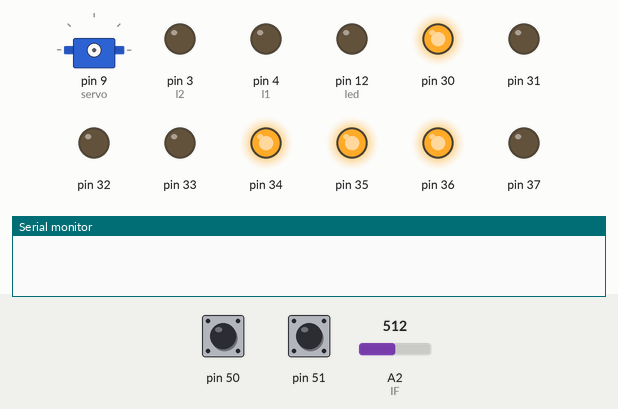
Simulated run of this sketch. Board: Arduino Mega 2560, built with avr-gcc and run on an emulated ATmega2560. On the bench: servo, output pins drawn as LEDs (lit = HIGH), the last lines printed to the serial monitor. Dashed ring = blinking. The inputs (shaded band) are chosen by the test bench; at power-on: pin 51 HIGH, A2 (IF) = 512, pin 50 HIGH. Pins used as bus, display or sensor lines are not drawn.

Above: at 0.8 s.
0.9 s: pin 51 pulled LOW for 0.15 s
At 2.3 s:
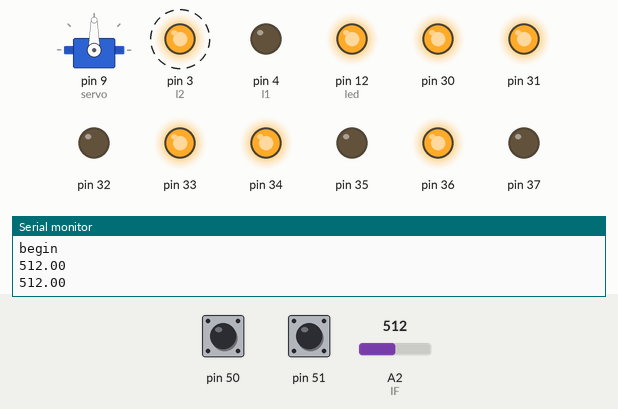
3.9 s: A2 (IF) set to 460
6.9 s: A2 (IF) set to 439
At 7.7 s:
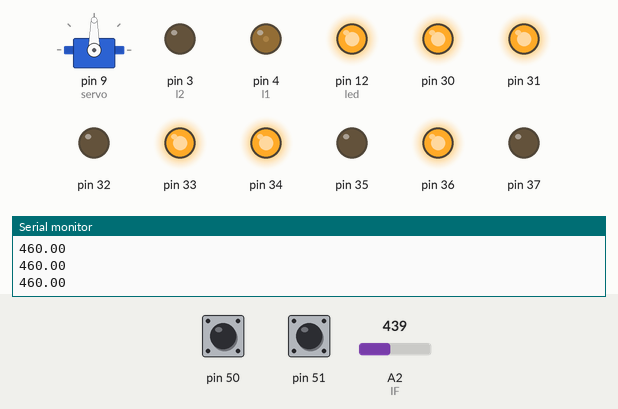
9.9 s: A2 (IF) set to 361
12.9 s: A2 (IF) set to 339
At 13.05 s:
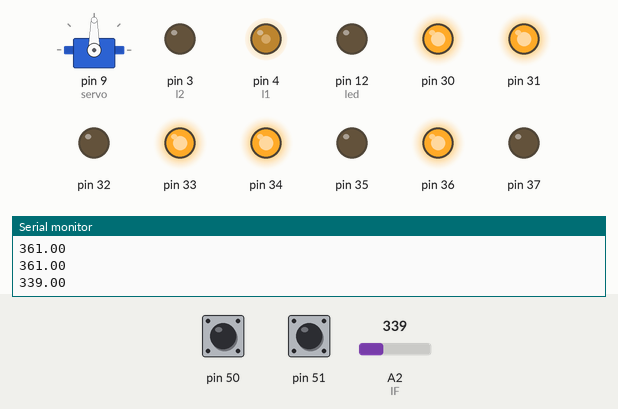
15.9 s: A2 (IF) set to 511
At 18.49 s:
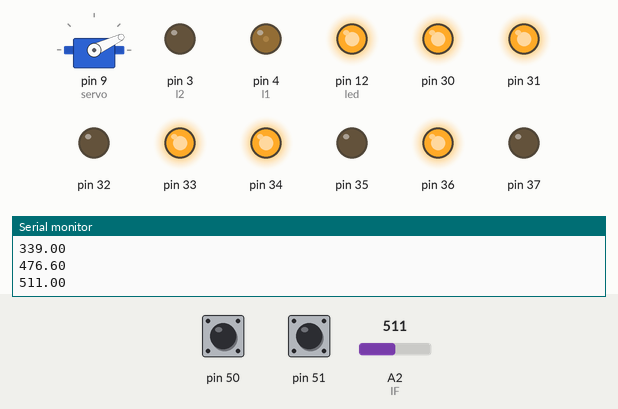
Timing chart, 0 to 19.9 s (numbered marks = the images above; inputs shaded):
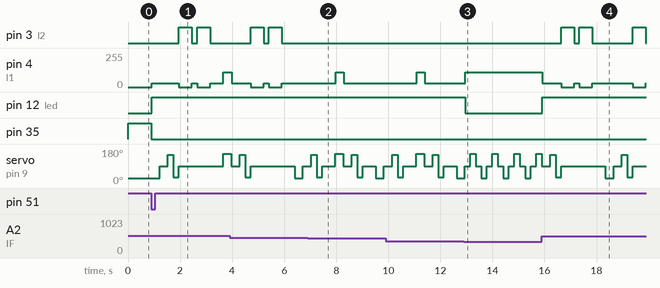

The sketch:

car6.ino
```cpp
#include <IRremote.h>
#include <Servo.h>
int RECV_PIN = 11;
boolean red=false;
IRrecv re(RECV_PIN);
decode_results results;
#define r1 6
#define r2 5
#define l1 4
#define l2 3

#define led 12
#define trig 24
#define echo 25
#define IF A2
const int high = 350;

#define st 0x1FAEC0E9
#define up 0xBAD3529A
#define dw 0x4B3DE971
#define rt 0x86496FDA
#define lt 0x2AC4BB31
#define ur 0xDB37230C
#define ul 0xDB37230F
#define dr 0xD397D03E
#define dl 0xD397D03D

const int center = 90;
int path = center;
byte x=1;
Servo servo;
byte mode=2 ;
int number[][8] = {
	{1,1,1,1,1,1,0,0}, //0
	{0,1,1,0,0,0,0,0}, //1
	{1,1,0,1,1,0,1,0}, //2
	{1,1,1,1,0,0,1,0}, //3
	{0,1,1,0,0,1,1,0}, //4
	{1,0,1,1,0,1,1,0}, //5
	{1,0,1,1,1,1,1,0}, //6
	{1,1,1,0,0,0,0,0}, //7
	{1,1,1,1,1,1,1,0}, //8
	{1,1,1,1,1,1,0,0}, //9
	{0,0,0,0,0,0,0,0}, //none
	{1,0,0,0,1,1,1,0}  //F
};
long longs(){
	digitalWrite(trig,LOW);
	delay(2);
	digitalWrite(trig,HIGH);
	delay(10);
	digitalWrite(trig,LOW);
	return pulseIn(echo,HIGH)/58;
}
void setnumber(byte num){
	for(int i =0;i<=7;i++){
		digitalWrite(i+30,number[num][i]);
	}
}
void setservo(int p){
	path = p;
	servo.write(path);
}
void changeservo(int p){
	path = path + p ;
	servo.write(path);
}
void setmotor(int B, int A) {
	A += 0;
	B += 30;
  if (A > 0) {
    //analogWrite(rs, A);
    analogWrite(r1, A);
    digitalWrite(r2, LOW);
  } else if (A < 0) {
    //analogWrite(rs, abs(A));
    digitalWrite(r1, LOW);
    analogWrite(r2, A);
  } else {
    //analogWrite(rs, 0);
    digitalWrite(r1, LOW);
    digitalWrite(r2, LOW);
  }
  if (B > 0) {
    //analogWrite(ls, B);
    analogWrite(l1, B);
    digitalWrite(l2, LOW);
  } else if (B < 0) {
    //analogWrite(ls, abs(B));
    digitalWrite(l1, LOW);
    analogWrite(l2, B);
  } else {
    //analogWrite(ls, 0);
    digitalWrite(l1, LOW);
    digitalWrite(l2, LOW);
  }
}
void easymotor(int A,int B,int t){
	setmotor(A,B);
	delay(t);
}
void setA(){
	Serial.begin(9600);
	re.blink13(true);
	re.enableIRIn();
	Serial.println("begin");
	for (int i = 2; i < 7; i++) {
		pinMode(i,OUTPUT);
	}
}
float get_distance(){
	float var = 0;
	for(byte i=0;i<5;i++){
		var += analogRead(IF);
		delay(2);
	}
	var /= 5;
	if(var>high){
		digitalWrite(led,HIGH);
	}else{
		digitalWrite(led,LOW);
	}
	return var;
}
void setB(){
	pinMode(trig,OUTPUT);
	pinMode(echo,INPUT);
	pinMode(50,INPUT);
	pinMode(led,OUTPUT);
	Serial.begin(9600);
	Serial.println("begin");
	servo.attach(9);
	digitalWrite(50,HIGH);
	servo.write(center);
}
void check_road(){
	setmotor(0,0);
	setservo(center);
	float front = get_distance();
	delay(300);
	setservo(center+60);
	float right = get_distance();
	delay(200);
	setservo(center-60);
	float left = get_distance();
	delay(200);
	setservo(center);
	if(front+left+right<(high+100)*3){
		if(left<right){
			setmotor(-80,80);
			delay(100);
			byte x=0;
			while(get_distance()>high-50 and x<5){
				delay(100);
				x++;
			}
		}else if (right<left){
			setmotor(80,-80);
			delay(100);
			byte x=0;
			while(get_distance()>high-50 and x<5){
				delay(100);
				x++;
			}
		}
	}else{
		easymotor(-100,-100,500);
		easymotor(0,0,200);
		easymotor(-100,100,500);
	}
	easymotor(0,0,300);
}
void run(byte i){
	setservo(25+i*65);
	float val = get_distance();
	Serial.println(val);
	if (val > high){
		if (path > 60 and path < 120){
			check_road();
		}else if(path < 60){
			easymotor(0,80,100);
		}else if(path > 120){
			easymotor(80,0,100);
		}
	}else{
		setmotor(80,80);
	}
	delay(200);
}
void setup() {
	pinMode(50,INPUT);
	pinMode(51,INPUT);
	for (int i = 30;i<=37;i++){
		pinMode(i,OUTPUT);
	}
	digitalWrite(50,HIGH);
	digitalWrite(51,HIGH);
	setnumber(11);
	delay(1);
	while(1+1==2){
		if (!digitalRead(50)){
			mode=1;
			setA();
			setnumber(1);
			break;
		}else if(!digitalRead(51)){
			mode=2;
			setB();
			setnumber(2);
			break;
		}
		setservo(center);
	}
}

void loopA(){
	if (re.decode(&results)) {
		Serial.println(results.value,HEX);
      switch(results.value){
		case up:   //前進
			Serial.println("up");
			setmotor(150, 150);
			delay(0);
			break;
        case dw:   //後退
			Serial.println("down");
			setmotor(-150, -150);
			delay(0);

			break;
		case rt:   //右轉
			setmotor(-150, 150);
			delay(0);
			break;
        case lt:    //左轉
			setmotor(150, -150);
			delay(0);
			break;
		case ur:	//右上
			setmotor(50,200);
			break;
		case ul:  	//左上
			setmotor(200,50);
			break;
		case dr:	//右下
			setmotor(-200,-50);
			break;
		case dl:	//左下
			setmotor(-50,-200);
			break;
      default:   //停車
      setmotor(0, 0);
      break;
      }
      delay(0);
      re.resume();
  }

}
void loopB(){
	for (byte i = 0 ; i < 3;i++){
		run(i);
	}
	run(1);
}
void loop() {
    if (mode == 1){
		loopA();
	}else if(mode == 2){
		loopB();
		//setservo(center);
	}
}
```

Measured:
- the behaviour switches between 450 and 449 on A2 (IF) (found by bisection; images 1 and 2)
- the behaviour switches between 351 and 350 on A2 (IF) (found by bisection; images 2 and 3)
- after the input at 0.9 s, pin 3 (l2): alternates HIGH for 0.50 s and LOW for 0.20 s, starting after 1.1 s; pin 4 (l1): 0/255 → 30/255 at once, → 0/255 1.0 s later, → 30/255 0.50 s later, → 0/255 0.20 s later, … (6 changes in this stretch)
- after the input at 6.9 s, pin 3 (l2): stops changing and stays LOW
- after the input at 12.9 s, pin 12 (led): HIGH → LOW after 0.05 s
- after the input at 15.9 s, pin 3 (l2): goes HIGH 0.50 s, LOW 0.20 s, HIGH 0.50 s, LOW 1.6 s, HIGH 0.50 s, then LOW, starting after 0.74 s; pin 4 (l1): goes 30/255 0.73 s, 0/255 0.50 s, 30/255 0.20 s, 0/255 0.50 s, 30/255 1.6 s, 0/255 0.50 s, then 30/255, starting at once; pin 12 (led): LOW → HIGH at once
